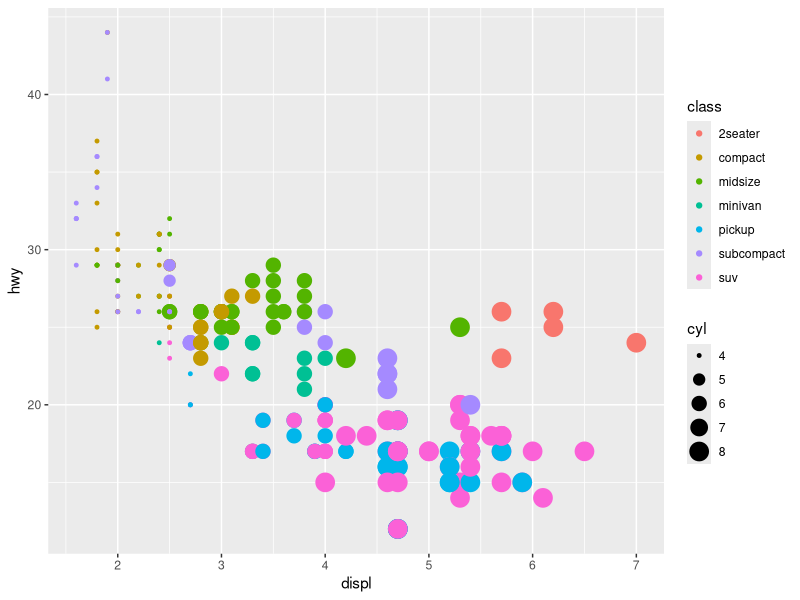
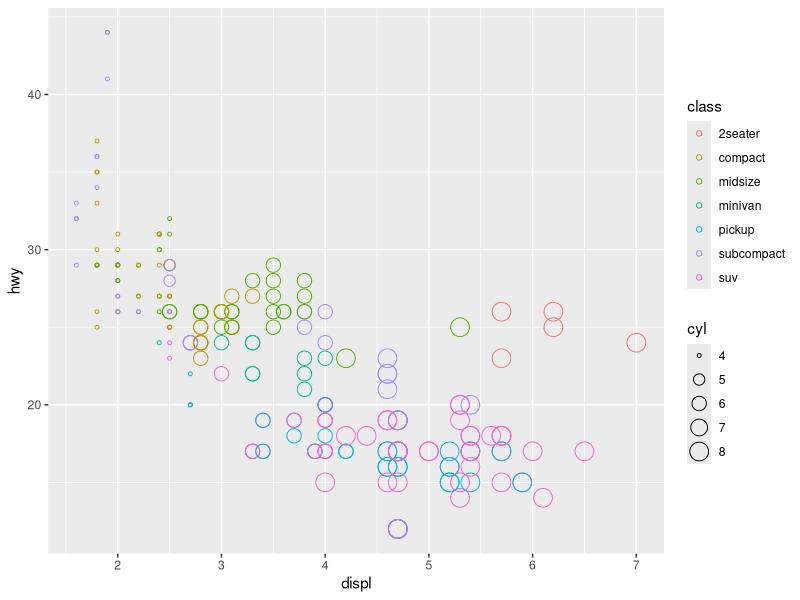
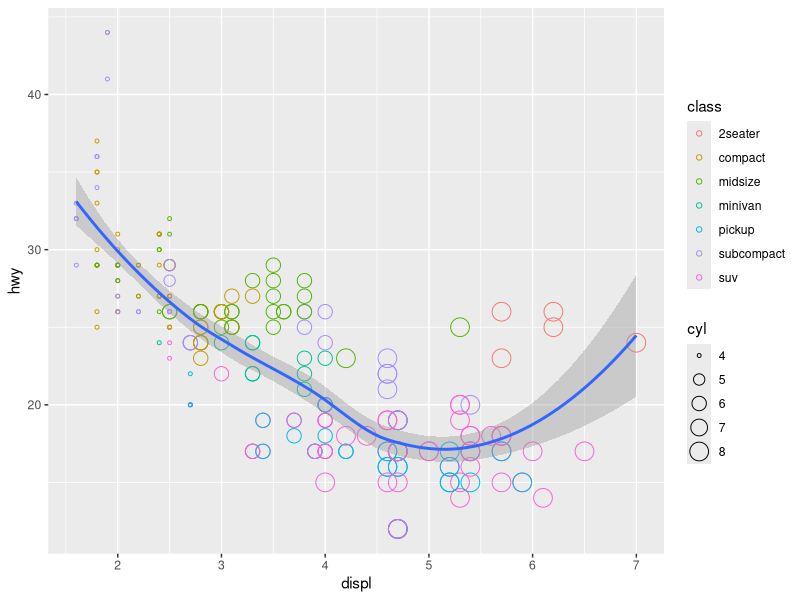
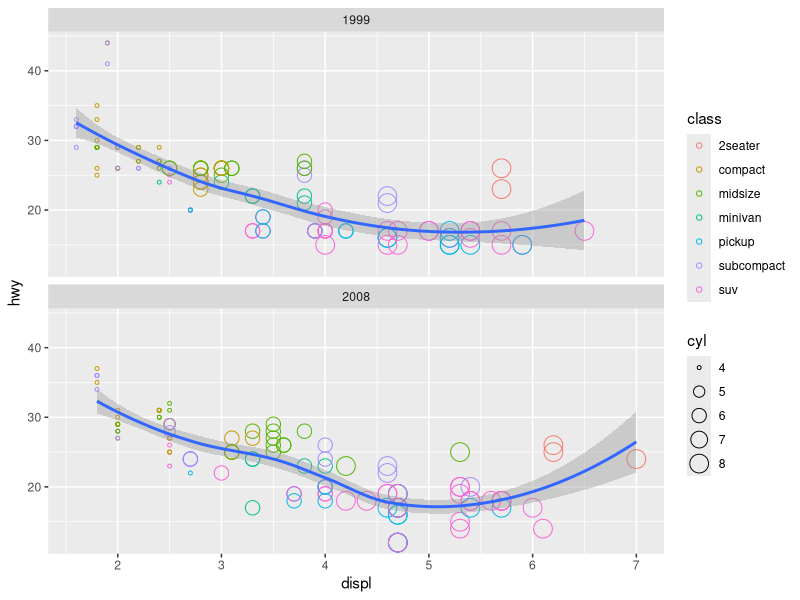
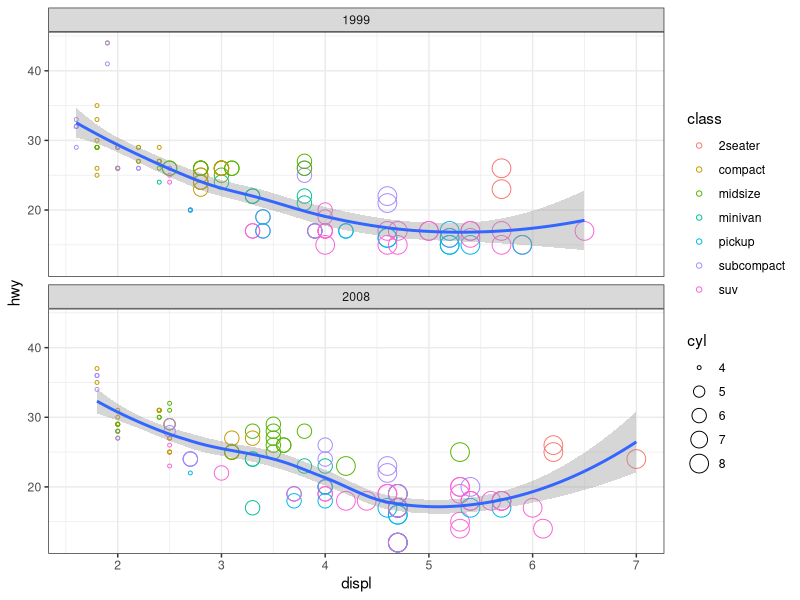
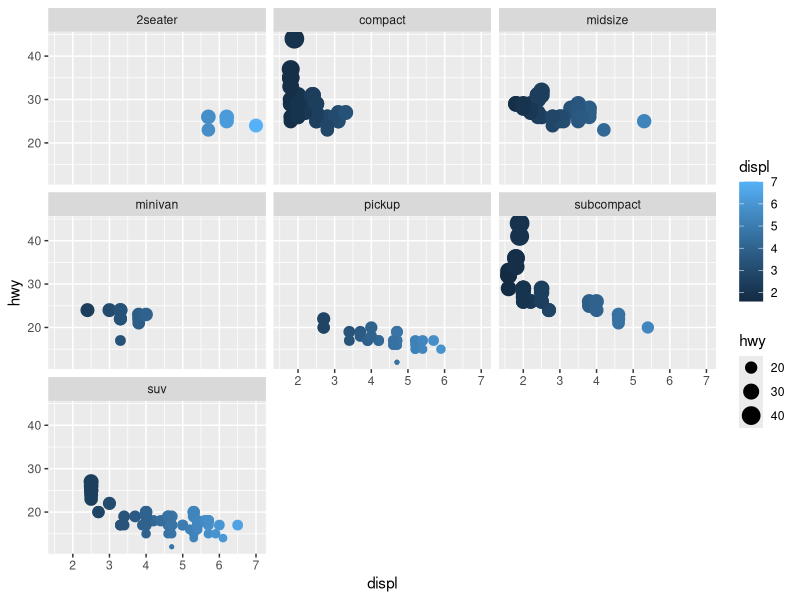
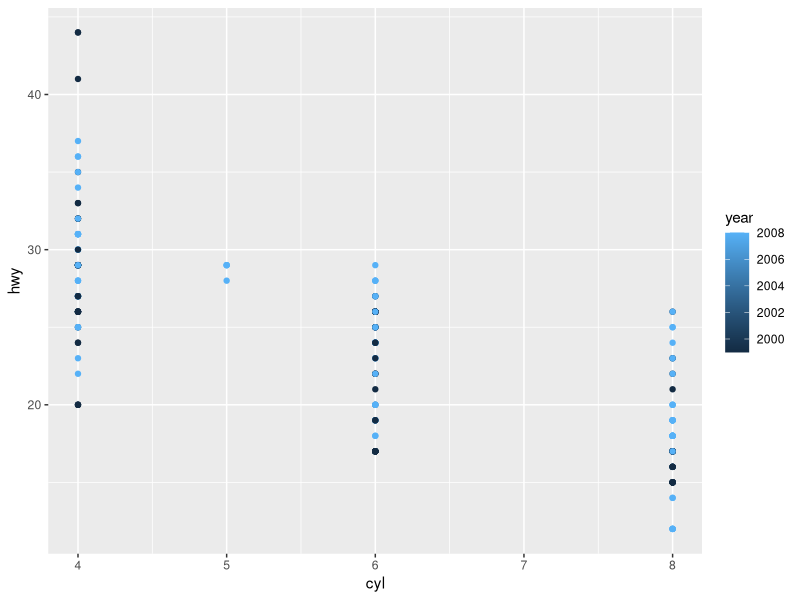
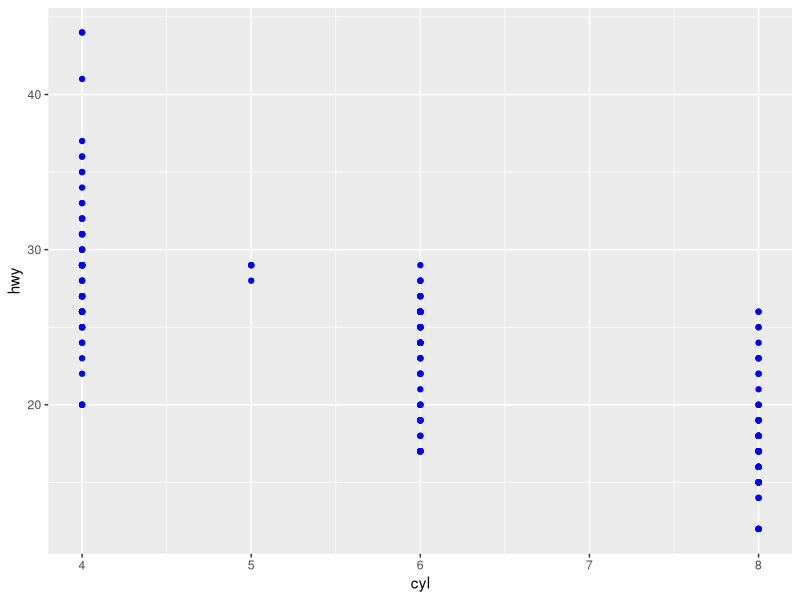

The R script that drew these images, in order:
## ---- chunk 1
library(tidyverse)

# We are using the "mpg" dataset. When you run this, you should get a tibble (like an upgraded data frame).
mpg

# Putting a question mark before the dataset will take you to details about the dataset, when the data was collected, etc.
?mpg

# Let's try a regular data frame instead of a tibble.
cars
?cars

# Use the view function to pull up your data in a spreadsheet.
View(mpg)

# I want to find the first 6 (default number), first 4, and last 6 entries in the cars data frame.
head(cars)
head(cars, 4)
tail(cars)
## ---- chunk 2
# Make a ggplot with closed circles. 
ggplot(data = mpg) + 
  geom_point(mapping = aes(x = displ, y = hwy, color = class, size = cyl))

# Make a ggplot with open circles. 
ggplot(data = mpg) + 
  geom_point(mapping = aes(x = displ, y = hwy, color = class, size = cyl), shape = 1)

# Add a trend line, and consolidate the code.
ggplot(data = mpg, mapping = aes(x = displ, y = hwy)) + 
  geom_point(mapping = aes(color = class, size = cyl), shape = 1) +
  geom_smooth()

# Split your plot by year.
ggplot(data = mpg, mapping = aes(x = displ, y = hwy)) + 
  geom_point(mapping = aes(color = class, size = cyl), shape = 1) +
  geom_smooth() + 
  facet_wrap(~ year, nrow = 2) # If you remove the nrow = 2, you will get two columns as your default.

# Change the theme of your graph.
ggplot(data = mpg, mapping = aes(x = displ, y = hwy)) + 
  geom_point(mapping = aes(color = class, size = cyl), shape = 1) +
  geom_smooth() + 
  facet_wrap(~ year, nrow = 2) + 
  theme_bw()

# Split your plot by class. 
ggplot(data = mpg, mapping = aes(x = displ, y = hwy)) +  
  geom_point(mapping = aes(color = displ, size = hwy)) + 
  facet_wrap(~ class)
               
# To learn more about ggplot aesthetics...
?geom_point
## ---- chunk 3
# Make a plot where points are colored by year. 
ggplot(data = mpg) + 
  geom_point(mapping = aes(x = cyl, y = hwy, color = year))

# Make a plot where all points are blue. 
ggplot(data = mpg) + 
  geom_point(mapping = aes(x = cyl, y = hwy), color = "blue")
## ---- chunk 4
ggplot(data = mpg) + 
  geom_point(mapping = aes(x = class, y = drv))
## ---- chunk 5
ggplot(data = mpg, mapping = aes(x = displ, y = hwy)) + 
  geom_point(mapping = aes(color = class, size = cyl), shape = 1) +
  geom_smooth() + 
  facet_wrap(~ year, nrow = 2) + 
  theme_minimal()

# Save your file in the "plots" folder. Mess around with changing the file sizes. 
ggsave(filename = "plots/hwy_vs_displ.png")
ggsave(filename = "plots/hwy_vs_displ.jpg")
ggsave(filename = "plots/hwy_vs_displ.pdf", width = 8, height = 4)

# Pull up the documentation. 
?ggsave
## ---- chunk 6
plot1 <- ggplot(data = mpg, mapping = aes(x = displ, y = hwy)) + 
  geom_point(mapping = aes(color = class, size = cyl), shape = 1) +
  geom_smooth() + 
  facet_wrap(~ year, nrow = 2) + 
  theme_bw()

plot1

# Save your file in the "plots" folder. Specify which plot you want to save (this is more useful if you are making multiple plots) 
ggsave(filename = "plots/hwy_vs_displ.pdf", plot = plot1, width = 8, height = 4)

# You also don't need the function names!
ggsave("plots/hwy_vs_displ.pdf", plot1, width = 8, height = 4)
